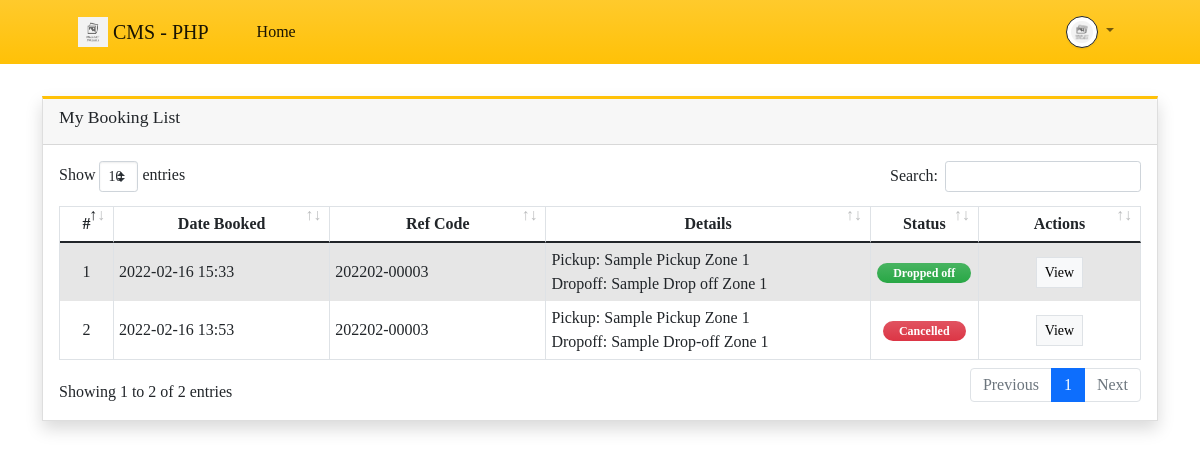
The page /driver/index.php (signed in) on the database its author committed.
### tables this page shows
CREATE TABLE `booking_list` (
  `id` int(30) NOT NULL,
  `ref_code` varchar(100) NOT NULL,
  `client_id` int(30) NOT NULL,
  `cab_id` int(30) NOT NULL,
  `pickup_zone` text NOT NULL,
  `drop_zone` text NOT NULL,
  `status` tinyint(2) NOT NULL DEFAULT 0 COMMENT '0 = Pending,\r\n1 = Driver has Confirmed,\r\n2 = Pickup,\r\n3 = drop-off,\r\n4 = cancelled',
  `date_created` datetime NOT NULL DEFAULT current_timestamp(),
  `date_updated` datetime DEFAULT NULL ON UPDATE current_timestamp()
);

### classes/DBConnection.php (called while the page is built, shortened)
<?php
class DBConnection{
    private $host = DB_SERVER;
    private $username = DB_USERNAME;
    private $password = DB_PASSWORD;
    private $database = DB_NAME;
    public $conn;
    public function __construct(){
        if (!isset($this->conn)) {
            $this->conn = new mysqli($this->host, $this->username, $this->password, $this->database);
        }
    }
}
?>

### classes/SystemSettings.php (called while the page is built, shortened)
<?php
class SystemSettings extends DBConnection{
	function userdata($field = ''){
		if(!empty($field)){
			if(isset($_SESSION['userdata'][$field]))
				return $_SESSION['userdata'][$field];
			else
				return null;
		}else{
			return false;
		}
	}
}
$_settings = new SystemSettings();
?>

### driver/home.php (the view, shortened to what this page needs)
<div class="content py-5 mt-5">
    <div class="container">
        <div class="card card-outline card-warning shadow rounded-0">
            <div class="card-header">
                <h4 class="card-title">My Booking List</h4>
            </div>
            <div class="card-body">
                <table class="table table-striped table-bordered">
                    <colgroup>
                        <col width="5%">
                        <col width="20%">
                        <col width="20%">
                        <col width="30%">
                        <col width="10%">
                        <col width="15%">
                    </colgroup>
                    <thead>
                        <tr>
                            <th class="text-center">#</th>
                            <th class="text-center">Date Booked</th>
                            <th class="text-center">Ref Code</th>
                            <th class="text-center">Details</th>
                            <th class="text-center">Status</th>
                            <th class="text-center">Actions</th>
                        </tr>
                    </thead>
                    <tbody>
                        <?php
                        $i = 1;
                            $qry = $conn->query("SELECT * FROM `booking_list` where cab_id = '{$_settings->userdata('id')}' order by unix_timestamp(date_created) desc");
                            while($row = $qry->fetch_assoc()):
                        ?>
                        <tr>
                            <td class="text-center"><?= $i++; ?></td>
                            <td><?= date("Y-m-d H:i", strtotime($row['date_created'])) ?></td>
                            <td><?= $row['ref_code'] ?></td>
                            <td>
                                <p class="m-0 truncate-1">Pickup: <?= $row['pickup_zone'] ?></p>
                                <p class="m-0 truncate-1">Dropoff: <?= $row['drop_zone'] ?></p>
                            </td>
                            <td class="text-center">
                                <?php
                                    switch($row['status']){
                                        case 3:
                                            echo "<span class='badge badge-success bg-gradient-success px-3 rounded-pill'>Dropped off</span>";
                                            break;
                                        case 4:
                                            echo "<span class='badge badge-danger bg-gradient-danger px-3 rounded-pill'>Cancelled</span>";
                                            break;
                                    }
                                ?>
                            </td>
                            <td class="text-center">
                                <button type="button" class="btn btn-flat btn-light border btn-sm view_data" data-id="<?= $row['id'] ?>">View</button>
                            </td>
                        </tr>
                        <?php endwhile; ?>
                    </tbody>
                </table>
            </div>
        </div>
    </div>
</div>

### rows shown on the page
booking_list: date_created "2022-02-16 15:33", ref_code "202202-00003", pickup_zone "Sample Pickup Zone 1", drop_zone "Sample Drop off Zone 1", status "Dropped off"
booking_list: date_created "2022-02-16 13:53", ref_code "202202-00003", pickup_zone "Sample Pickup Zone 1", drop_zone "Sample Drop-off Zone 1", status "Cancelled"

### other values the page prints
$_settings->info('short_name') "CMS - PHP"
